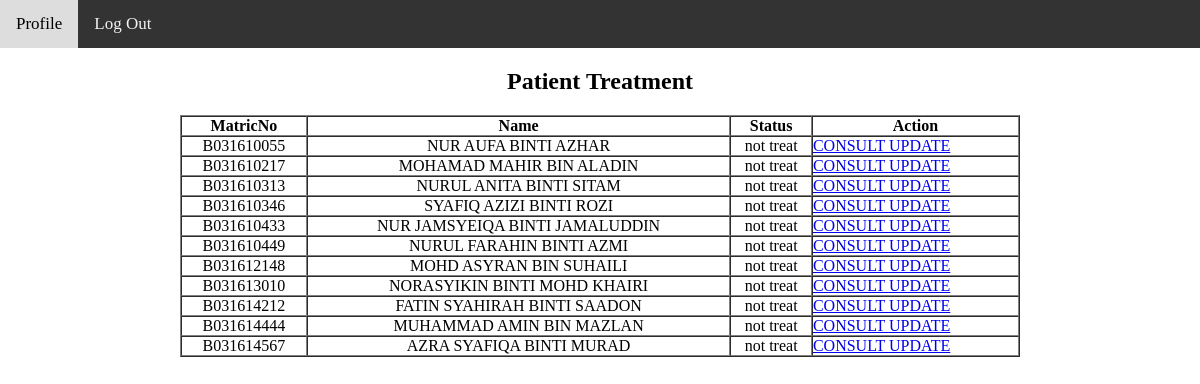
The page /doctor/consultation.php (signed in) on the database its author committed.
### tables this page shows
CREATE TABLE `patient` (
  `consult_id` int(20) NOT NULL,
  `MatricNo` varchar(20) NOT NULL,
  `FullName` varchar(50) NOT NULL,
  `IC_num` varchar(20) NOT NULL,
  `Gender` varchar(20) NOT NULL,
  `Faculty` varchar(20) NOT NULL,
  `Tel_No` varchar(20) NOT NULL,
  `status` varchar(20) NOT NULL
);

### doctor/consultation.php (the view, shortened to what this page needs)
 <div class="topnav" id="myTopnav">
 <a href="dashboard3.php">Profile</a>
 <a href="../logout.php">Log Out</a>
</div>
<?php
$result = mysql_query("SELECT MatricNo, FullName, status FROM patient where status='not treat'");
?>
<div class="wrapper row3">
  <div class="rnd">
    <div id="container" class="clear">
      <center><h2>Patient Treatment</h2></center>
           <table cellpadding="0" align="center" cellspacing="0" border="1" width="70%" class="stdtable" id="dyntable">
                <thead>
                    <tr>
                        <th class="head1">MatricNo</th>
						 <th class="head1">Name</th>
                         <th class="head1">Status</th>
                         <th class="head1 nosort">Action</th>
                    </tr>
                </thead>
                <tbody>
				   <?php
                    while($db_field = mysql_fetch_array($result)) {?>
                    <tr class="gradeA">
                        <td align="center"><?php echo $db_field['MatricNo']; ?></td>
						<td align="center"><?php echo $db_field['FullName']; ?></td>
                        <td align="center"><?php echo $db_field['status']; ?></td>
						<td><a href="consult.php<?php echo '?MatricNo='.$db_field['MatricNo']; ?>" >CONSULT
						<a href="update_status.php<?php echo '?MatricNo='.$db_field['MatricNo']; ?>" >UPDATE</td>
                    </tr>
                    <?php } ?>
                </tbody>
            </table>
      <p>&nbsp;</p>
    </div>
  </div>
</div>

### doctor/consultation.php (style rules this page uses)
.topnav { overflow: hidden; background-color: #333; }
.topnav a { float: left; display: block; color: #f2f2f2; text-align: center; padding: 14px 16px; text-decoration: none; font-size: 17px; }

### rows shown on the page
patient: MatricNo "B031610055", FullName "NUR AUFA BINTI AZHAR", status "not treat"
patient: MatricNo "B031610217", FullName "MOHAMAD MAHIR BIN ALADIN", status "not treat"
patient: MatricNo "B031610313", FullName "NURUL ANITA BINTI SITAM", status "not treat"
patient: MatricNo "B031610346", FullName "SYAFIQ AZIZI BINTI ROZI", status "not treat"
patient: MatricNo "B031610433", FullName "NUR JAMSYEIQA BINTI JAMALUDDIN", status "not treat"
patient: MatricNo "B031610449", FullName "NURUL FARAHIN BINTI AZMI", status "not treat"
patient: MatricNo "B031612148", FullName "MOHD ASYRAN BIN SUHAILI", status "not treat"
patient: MatricNo "B031613010", FullName "NORASYIKIN BINTI MOHD KHAIRI", status "not treat"
patient: MatricNo "B031614212", FullName "FATIN SYAHIRAH BINTI SAADON", status "not treat"
patient: MatricNo "B031614444", FullName "MUHAMMAD AMIN BIN MAZLAN", status "not treat"
patient: MatricNo "B031614567", FullName "AZRA SYAFIQA BINTI MURAD", status "not treat"
